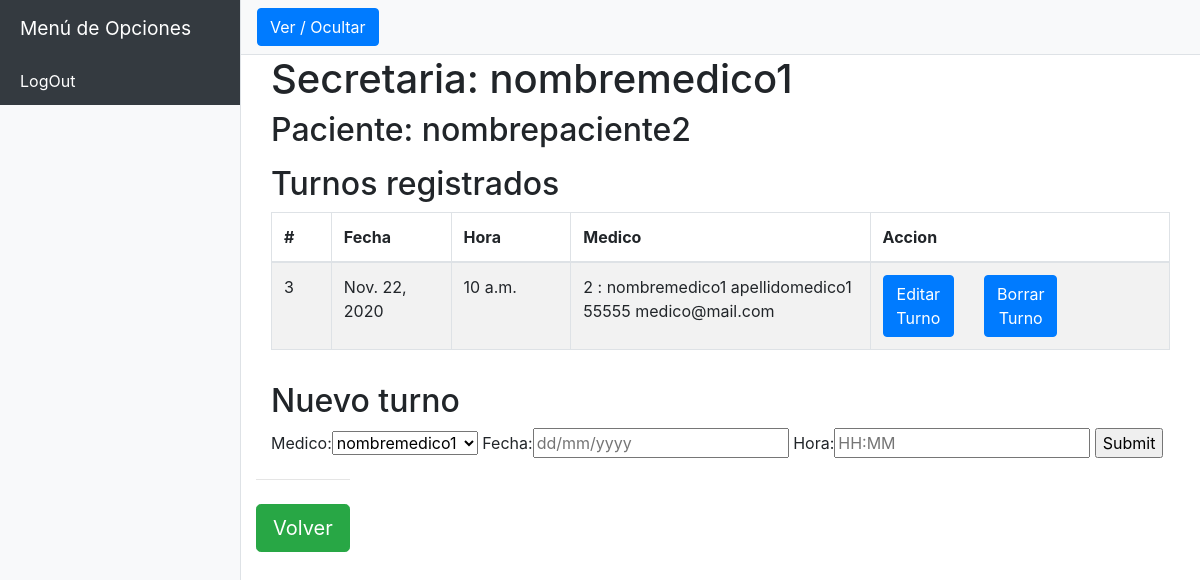
Screenshot of /clinica/secretarias/detallepaciente/ (signed in) with the database file from the repository.
### clinica/models.py (models this page shows, shortened)
class Personal(models.Model):
    usuario = models.OneToOneField(User, on_delete=models.CASCADE, related_name="personaluser")
    nombre = models.CharField(max_length=50)
    apellido = models.CharField(max_length=50)
    telefono = models.IntegerField()
    email = models.CharField(max_length=50)
    rol = models.ForeignKey(Rol2, on_delete=models.CASCADE, related_name="rolusuario")
    def __str__(self):
        return f" {self.id} : {self.nombre} {self.apellido} {self.telefono} {self.email} "

class Paciente(models.Model):
    nombre = models.CharField(max_length=50)
    apellido = models.CharField(max_length=50)
    telefono = models.IntegerField()

class Turno(models.Model):
    secretaria = models.ForeignKey(Personal, on_delete=models.CASCADE, related_name="secretariaturno")
    paciente = models.ForeignKey(Paciente, on_delete=models.CASCADE, related_name="pacienteturno")
    medico = models.ForeignKey(Personal, on_delete=models.CASCADE, related_name="medicoturno")
    fecha = models.DateField()
    hora = models.TimeField()
    pacientepresente = models.BooleanField(default=False)

### clinica/secretariasviews.py (the view)
# urls.py: path("secretarias/detallepaciente/", secretariasviews.secretariasDetallePaciente, name="secretariasDetallePaciente"),
@login_required(login_url='/accounts/login/')
@user_passes_test(is_secretaria)
def secretariasDetallePaciente(request):
    if request.method == "POST":
        form = FormularioPacienteIdSecretaria(request.POST)
        if form.is_valid():
            idSecretaria = form.cleaned_data["idSecretaria"]
            idPaciente = form.cleaned_data["idPaciente"]
            personal = Personal.objects.get(id=idSecretaria)
            paciente = Paciente.objects.get(id=idPaciente)
    else:
        personal = Personal.objects.get(id=request.session["personalId"])
        paciente = Paciente.objects.get(id=request.session["pacienteId"])
    turnosPaciente = Turno.objects.all().filter(paciente=paciente)
    return render(request, "clinica/secretarias/detallepaciente.html", {"personal" : personal, "paciente" : paciente, "turnos" : turnosPaciente, "form":FormularioNuevoTurno(idSecretaria=personal.id, idPaciente=paciente.id)})

### clinica/forms.py
class FormularioNuevoTurno(forms.Form):
    def __init__(self,*args,**kwargs):
        idSecretaria = kwargs.pop('idSecretaria')
        idPaciente = kwargs.pop('idPaciente')
        super(FormularioNuevoTurno,self).__init__(*args,**kwargs)
        self.fields['idSecretaria'] = forms.CharField(widget=forms.HiddenInput(), initial=idSecretaria)
        self.fields['idPaciente'] = forms.CharField(widget=forms.HiddenInput(), initial=idPaciente)
    idMedico = forms.IntegerField(label="Medico", widget=forms.Select(choices=Personal.objects.all().filter(rol=2).values_list('id', 'nombre')))
    fecha = forms.DateTimeField(label='Fecha',input_formats=['%d/%m/%Y'], widget=forms.TextInput(attrs={'placeholder': 'dd/mm/yyyy'}))
    hora = forms.DateTimeField(label='Hora',input_formats=['%H:%M'], widget=forms.TextInput(attrs={'placeholder': 'HH:MM'}))

### clinica/templates/clinica/secretarias/detallepaciente.html (shortened to what this page needs)
{% extends "clinica/secretarias/base.html" %}
{% block body %}
    <div class="container">
        <h1>Secretaria: {{ personal.nombre }}</h1>
        <h2>Paciente: {{ paciente.nombre }}</h2>
        <p>
        <h2>Turnos registrados</h2>
        <div class="list-group">
            <table class="table table-condensed table-striped table-bordered table-hover">
                <thead>
                    <tr>
                        <th style="width:5%">#</th>
                        <th style="width:10%">Fecha</th>
                        <th style="width:10%">Hora</th>
                        <th style="width:25%">Medico</th>
                        <th style="width:25%">Accion</th>
                    </tr>
                </thead>
                <tbody>
                    {% for turno in turnos %}
                        <tr>
                            <td>{{turno.id}}</td>
                            <td>{{turno.fecha}}</td>
                            <td>{{turno.hora}}</td>
                            <td>{{turno.medico}}</td>
                            <td>
                                <div class="row">
                                    <div class="col-sm-4">
                                        <a href="{% url 'clinica:edicionTurno' turno.id %}"">
                                            <button class="btn btn-primary" type="submit">Editar Turno</button>
                                        </a>
                                    </div>
                                    <div class="col-sm-4">
                                        <form class="form-inline" action="{% url 'clinica:borrarTurno' turno.id %}" method="POST">
                                            <button class="btn btn-primary " type="submit">Borrar Turno</button>
                                        </form>
                                    </div>
                                </div>
                            </td>
                        </tr>
                    {% endfor %}
                </tbody>
            </table>
        </div>
        <p>
        <h2>Nuevo turno</h2>
        <form action="{% url 'clinica:nuevoTurno' personal.id %}" method="POST">
            {{ form }}
            <input type="submit">
        </form>
        <div class="row">
            <a href="{% url 'clinica:secretariasIndex' %}"">	 <hr class="mb-4">
                <button class="btn btn-success btn-lg btn-block" type="submit">Volver</button>
            </a>
        </div>
    </div>
{% endblock %}

### static/css/simple-sidebar.css (style rules this page uses)
body { overflow-x: hidden; }

### rows the page displays
Personal: nombre "nombremedico1"
Paciente: nombre "nombrepaciente2"
Turno: id "3", fecha "Nov. 22, 2020", hora "10 a.m.", medico "2 : nombremedico1 apellidomedico1 55555 medico@mail.com"
